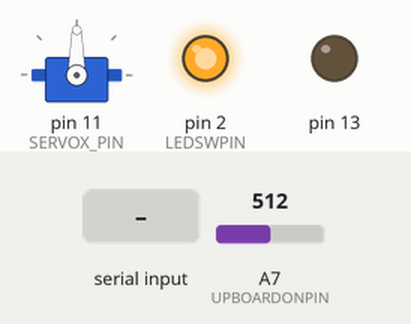
This sketch was run on a simulated Arduino Nano, built with avr-gcc and run on an emulated ATmega328P. Parts: servo, output pins drawn as LEDs (lit = HIGH). The inputs (shaded band) are chosen by the test bench; at power-on: A7 (UPBOARDONPIN) = 512. Random numbers use the default seed unless the sketch sets one; what the sketch prints to the serial monitor is not drawn.

Above: at 2.7 s.
2.8 s: "90,45\n" received over Serial
4.3 s: A7 (UPBOARDONPIN) set to 418
5.8 s: A7 (UPBOARDONPIN) set to 391
At 7.0 s:
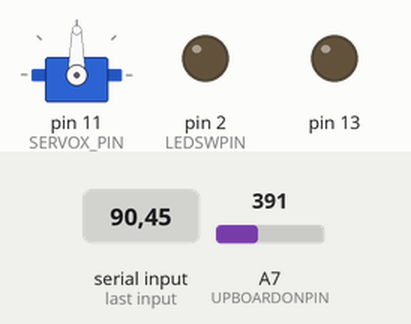
7.3 s: "0\n" received over Serial
8.8 s: A7 (UPBOARDONPIN) set to 410
At 9.3 s:
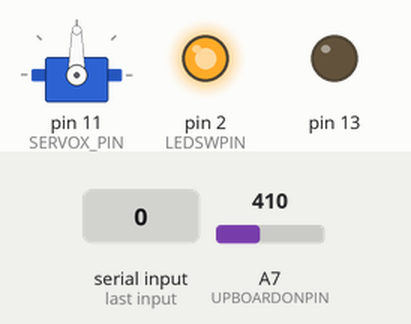
10.3 s: A7 (UPBOARDONPIN) set to 390
At 11.6 s:
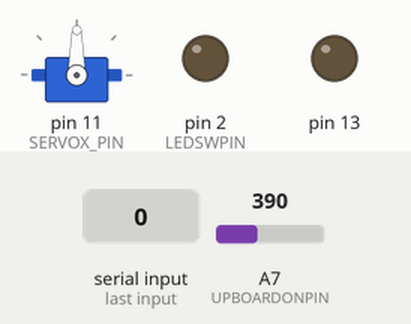
Timing chart, 0 to 12.8 s (numbered marks = the images above; inputs shaded):
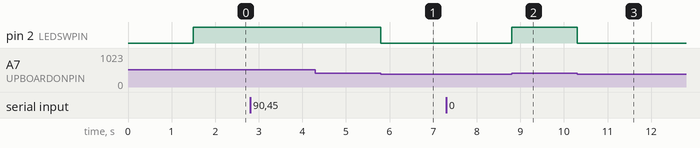

The sketch:

sculp_four_1.ino
```cpp
/*
 * Sculpture 4 . Controls one 6v actuator for X-axis Low 90, High 140. Also the 12v AX-12 servo was thrown on the 6v
 * rail to run smoother.
 */
#include <Servo.h>
// for Dinamixel control
#define AX_START                    255
#define AX_ID                       3
#define AX_ID_LENGTH                4
#define AX_TORQUE_LENGTH            4
#define AX_WRITE_DATA               3
#define AX_TORQUE_ENABLE            24
#define AX_LED_LENGTH               4
#define AX_LED                      25
#define TX_DELAY_TIME               400
#define AX_GOAL_LENGTH              5
#define AX_GOAL_SP_LENGTH           7
#define AX_GOAL_POSITION_L          30
#define AX_VL_LENGTH                6
#define AX_BD_LENGTH                4
#define AX_BAUD_RATE                4
#define sendData(args)  (Serial.write(args))    // Write Over Serial
#define delayus(args) (delayMicroseconds(args))  // Delay Microseconds


#define BUFFSIZE 32

#define UPBOARDONPIN A7       //reads 3.3v on UP-board to see if booted up
#define LEDSWPIN 2            // switches mosfet control for LEDs
// servo drive pins **************
#define SERVOX_PIN 11

char inString[BUFFSIZE];          // Serial command buffer
bool serialEcho = true;          // do, or do not, repeat after me
unsigned char Checksum;

Servo servo_x ;
int pos_lst[] = {200,300,400,500,600,700,800};    //where our ax-12 servo can move to

bool beat = true;                //debug LED to know we are still looping
int curr_z =1900;

void setup() {
  Serial.begin(1000000);  // 115200 Dynamixel.begin(1000000,2);  // start the AX-12 servo at 1Mbps
  delay(1000);
  //lower the baud rate on the motor
  dxSetBD(1,115200);
  Serial.end();
  delay(500);
  Serial.begin(115200);  //reconnect to serial
  //dxSetID(1,2);           this sets up ID in EEPROM run once

  // servo connect setup ***********************
  servo_x.attach(SERVOX_PIN);

  pinMode(LEDSWPIN,OUTPUT);
  pinMode(13,OUTPUT);
}

void loop() {
  if(serialCheck()){ commandParser(inString);}

  if(analogRead(UPBOARDONPIN) > 400){digitalWrite(LEDSWPIN, HIGH);}
  else{digitalWrite(LEDSWPIN, LOW); }


  if((curr_z < 1000) && millis() % 2000 == 0){ dxMoveSpeed(1,pos_lst[int(random(0, 7))],60);}
}

// Dinamixel AX-12 servo functions *************************************
void dxSetBD(int ID, long baud){

  unsigned char Baud_Rate = (2000000/baud) - 1;
  Checksum = (~(ID + AX_BD_LENGTH + AX_WRITE_DATA + AX_BAUD_RATE + Baud_Rate))&0xFF;

   sendData(AX_START);              // Send Instructions over Serial
   sendData(AX_START);
   sendData(ID);
   sendData(AX_BD_LENGTH);
   sendData(AX_WRITE_DATA);
   sendData(AX_BAUD_RATE);
   sendData(Baud_Rate);
   sendData(Checksum);
   delayus(TX_DELAY_TIME);
}

void dxledStatus(int ID, bool Status){    //id is motor ID, status is on or off 1 or 0
  Checksum = (~(ID + AX_LED_LENGTH + AX_WRITE_DATA + AX_LED + Status))&0xFF;

    sendData(AX_START);              // Send Instructions over Serial
    sendData(AX_START);
    sendData(ID);
    sendData(AX_TORQUE_LENGTH);
    sendData(AX_WRITE_DATA);
    sendData(AX_TORQUE_ENABLE);
    sendData(Status);
    sendData(Checksum);
    delayus(TX_DELAY_TIME);
}

void dxMove(int ID, int Position){
  char Position_H,Position_L;
  Position_H = Position >> 8;           // 16 bits - 2 x 8 bits variables
  Position_L = Position;
  Checksum = (~(ID + AX_GOAL_LENGTH + AX_WRITE_DATA + AX_GOAL_POSITION_L + Position_L + Position_H))&0xFF;

    sendData(AX_START);                 // Send Instructions over Serial
    sendData(AX_START);
    sendData(ID);
    sendData(AX_GOAL_LENGTH);
    sendData(AX_WRITE_DATA);
    sendData(AX_GOAL_POSITION_L);
    sendData(Position_L);
    sendData(Position_H);
    sendData(Checksum);
  delayus(TX_DELAY_TIME);
}

void dxMoveSpeed(unsigned char ID, int Position, int Speed)
{
    char Position_H,Position_L,Speed_H,Speed_L;
    Position_H = Position >> 8;
    Position_L = Position;                // 16 bits - 2 x 8 bits variables
    Speed_H = Speed >> 8;
    Speed_L = Speed;                      // 16 bits - 2 x 8 bits variables
  Checksum = (~(ID + AX_GOAL_SP_LENGTH + AX_WRITE_DATA + AX_GOAL_POSITION_L + Position_L + Position_H + Speed_L + Speed_H))&0xFF;

    sendData(AX_START);                // Send Instructions over Serial
    sendData(AX_START);
    sendData(ID);
    sendData(AX_GOAL_SP_LENGTH);
    sendData(AX_WRITE_DATA);
    sendData(AX_GOAL_POSITION_L);
    sendData(Position_L);
    sendData(Position_H);
    sendData(Speed_L);
    sendData(Speed_H);
    sendData(Checksum);
    delayus(TX_DELAY_TIME);
}

void dxSetID(unsigned char ID, unsigned char newID)
{
  Checksum = (~(ID + AX_ID_LENGTH + AX_WRITE_DATA + AX_ID + newID))&0xFF;

    sendData(AX_START);                // Send Instructions over Serial
    sendData(AX_START);
    sendData(ID);
    sendData(AX_ID_LENGTH);
    sendData(AX_WRITE_DATA);
    sendData(AX_ID);
    sendData(newID);
    sendData(Checksum);
  delayus(TX_DELAY_TIME);
}


// our regular serial functions *****************************
bool serialCheck() {
  int i=0;
  if (Serial.available()) {
    delay(50);
    while(Serial.available()) {
      inString[i++] = Serial.read();
    }
    inString[i++]='\0';

  digitalWrite(13,HIGH);

    if (serialEcho) {
      Serial.println(inString);
    }
    //commandParser(inString);
    return true;
  }
  digitalWrite(13,LOW);
  return false;
}

void commandParser(char * command){
  int i =0;
  if(command[i] == 'h'){delay(1);} // home command
  else if(command[i] == 'q'){delay(1);}
  else if(command[i] == 's'){delay(1);}
  else if(command[i] == 'g'){
    char one_str[11]={}; int x =0; long one_l = 0;
    char two_str[11]={}; int y =0; long two_l =0;
    char three_str[11]={};  int z =0; long three_l =0;
    while(command[i] != '/' && i<BUFFSIZE) {
      i++;
      one_str[x] = command[i];
      x++;
    }
    one_str[x+1] = '\0';
    one_l = atol(one_str);

    i++;  // skip the forward slash

    while(command[i] != '/' && i<BUFFSIZE) {
      two_str[y] = command[i];
      i++;
      y++;
    }
    two_str[y+1] = '\0';
    two_l = atol(two_str);

    i++;  // skip the forward slash

    while(command[i] != '/' && i<BUFFSIZE) {
      three_str[z] = command[i];
      i++;
      z++;
    }
    three_str[z+1] = '\0';
    three_l = atol(three_str);


    int inz = int(two_l);
    if(inz > 3500){ inz = 3500;} else if(inz <650){inz = 650;}  //constrain
    curr_z = inz;
    servo_x.write(map(int(one_l),0,640,140,90));
   // moveSculpt();

  }
} // end commandParser()
```

Measured:
- the behaviour switches between 401 and 400 on A7 (UPBOARDONPIN) (found by bisection; images 0 and 1)
- after the input at 4.3 s, every drawn part: stays the same
- after the input at 5.8 s, pin 2 (LEDSWPIN): HIGH → LOW at once
- after the input at 8.8 s, pin 2 (LEDSWPIN): LOW → HIGH at once
- after the input at 10.3 s, pin 2 (LEDSWPIN): HIGH → LOW at once
